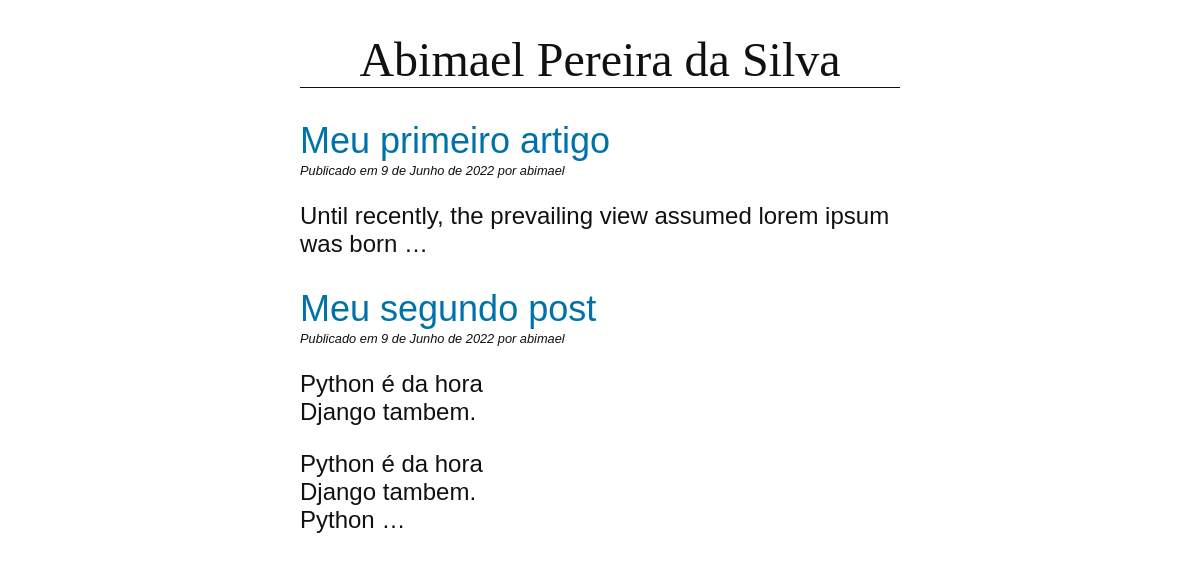
Screenshot of /blog/ with the database file from the repository.
### blog/models.py (models this page shows, shortened)
class Post(models.Model):
    title = models.CharField(max_length=255)
    slug = models.SlugField(max_length=255, unique=True)
    author = models.ForeignKey(User, on_delete=models.CASCADE)
    body = models.TextField()
    created = models.DateField(auto_now_add=True)
    updated = models.DateField(auto_now=True)
    class Meta:
        ordering = ("-created", )
    def get_absolute_url(self):
        return reverse("blog:detail", kwargs={"slug": self.slug})

### blog/views.py (the view)
# urls.py: path("", views.PostListView.as_view(), name= "list"),
class PostListView(ListView):
    model = Post

### blog/templates/blog/post_list.html (shortened to what this page needs)
{% extends 'blog/base.html' %}
{% block content %}
    {% for post in post_list  %}
        <article>
            <h2>
                <a href="{{ post.get_absolute_url }}">
                    {{ post.title }}
                </a>
            </h2>
            <p class="date">
                Publicado em {{ post.created }} por {{ post.author }}
            </p>
        </article>
        {{ post.body|linebreaks|truncatewords:10 }}
    {% endfor %}
{% endblock content %}

### blog/templates/blog/base.html (shortened to what this page needs)
{% load static %}
<!DOCTYPE html>
<head>
    <link href="{% static 'css/blog.css' %}" rel="stylesheet">
</head>
<body>
    <header>
        <h1>Abimael Pereira da Silva</h1>
    </header>
    <main>
        {% block content %}
        {% endblock content %}
    </main>
</body>
</html>

### blog/static/css/blog.css (style rules this page uses)
body { margin: 0 25%; font-family: sans-serif; font-size: 1.5rem; color: #111111; }
h1 { text-align: center; font-family: serif; font-weight: normal; border-bottom: 1px solid; }
h2 { color: #0072aa; font-weight: normal; margin-bottom: 1px; }
a { color:#0072aa; text-decoration:none; }
p.date { font-size: 0.8rem; font-style: italic; margin-top: 1px; }

### rows the page displays
Post: title "Meu primeiro artigo", created "9 de Junho de 2022", author "abimael", body "Until recently, the prevailing view assumed lorem ipsum was born …"
Post: title "Meu segundo post", created "9 de Junho de 2022", author "abimael", body "Python é da hora Django tambem. Python é da hora Django tambem. Python …"
